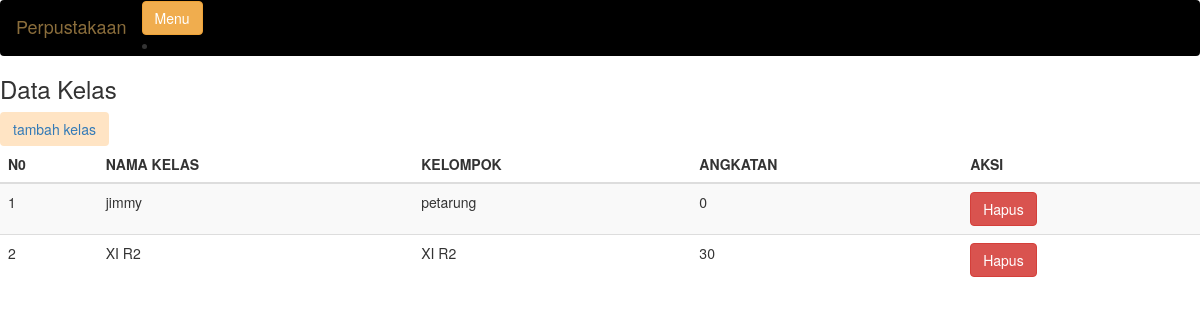
Page /tampil_kelas.php (signed in) on the committed database.
### tables this page shows
CREATE TABLE `kelas` (
  `id_kelas` int(11) NOT NULL,
  `nama_kelas` varchar(20) NOT NULL,
  `kelompok` varchar(20) NOT NULL,
  `angkatan` int(100) NOT NULL
);

### tampil_kelas.php (the view, shortened to what this page needs)
<?php include 'navbar.php'; ?>
     <body>
        <h3>Data Kelas</h3>
        <a href="tambah_kelas.php"><input type ="submit" name="" value="tambah kelas" class="btn" style="background-color:Bisque;"></a>
        <table class="table table-hover table-striped">
            <thead>
                <tr>
                <th>N0</th>
                <th>NAMA KELAS</th>
                <th>KELOMPOK</th>
                <th>ANGKATAN</th>
                <th>AKSI</th>
                </tr>
            </thead>
            <tbody>
            <?php
include "koneksi.php";
$qry_siswa=mysqli_query($conn,"select * from kelas ");
$no=0;
while($data_kelas=mysqli_fetch_array($qry_siswa)){
$no++;?>
<tr>
    <td><?=$no?></td>
    <td><?=$data_kelas['nama_kelas']?></td>
     <td><?=$data_kelas['kelompok']?></td>
     <td><?=$data_kelas['angkatan']?></td>
   <td>  <a href="hapus.php?id_kelas=<?=$data_kelas['id_kelas']?>" onclick="return confirm('Apakah anda yakin menghapus data ini?')" class="btn btn-danger">Hapus</a>
    </td>
</tr>
<?php
}
?>
</tbody>
</table>
</body>
</html>

### rows in the picture
kelas: nama_kelas "jimmy", kelompok "petarung", angkatan "0"
kelas: nama_kelas "XI R2", kelompok "XI R2", angkatan "30"
